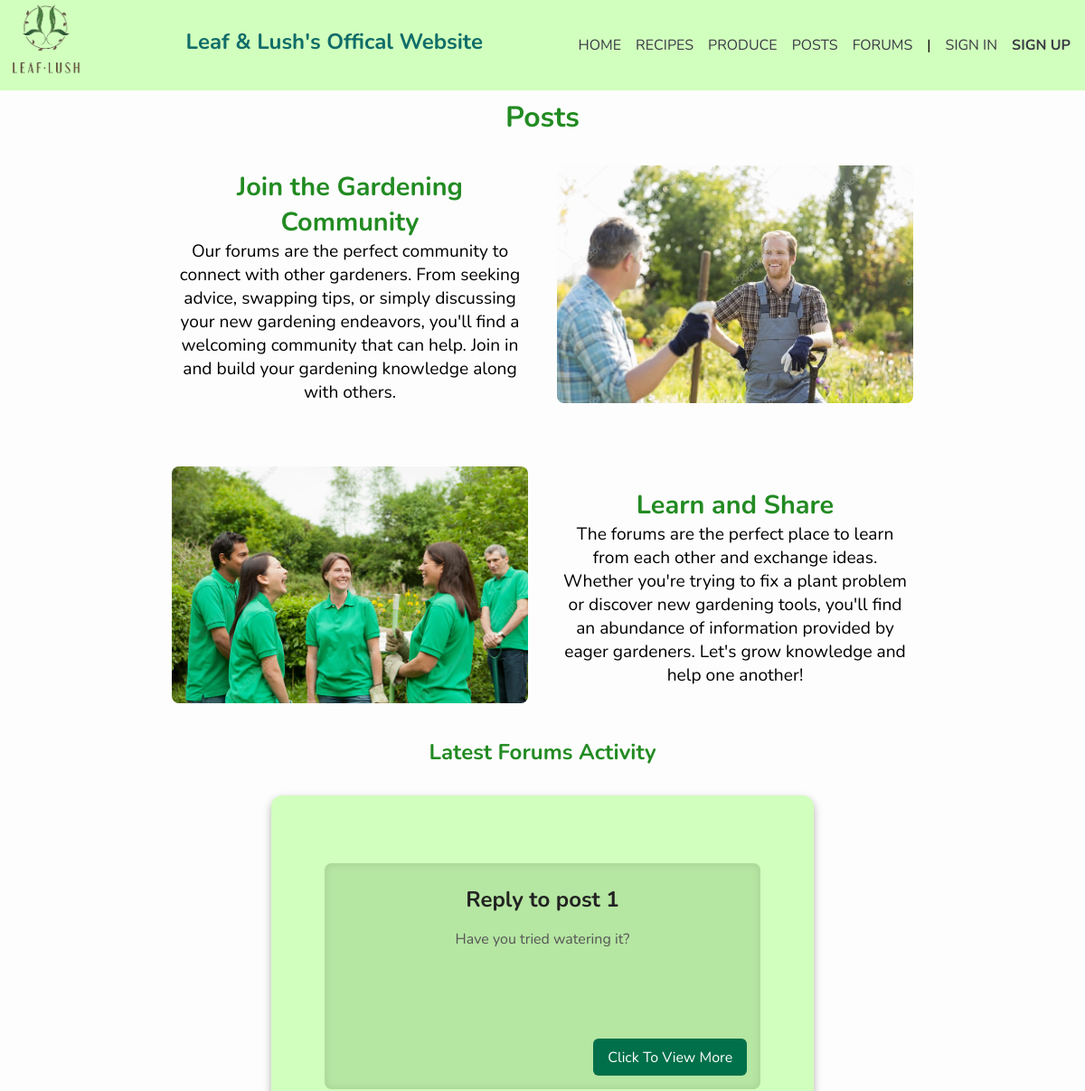
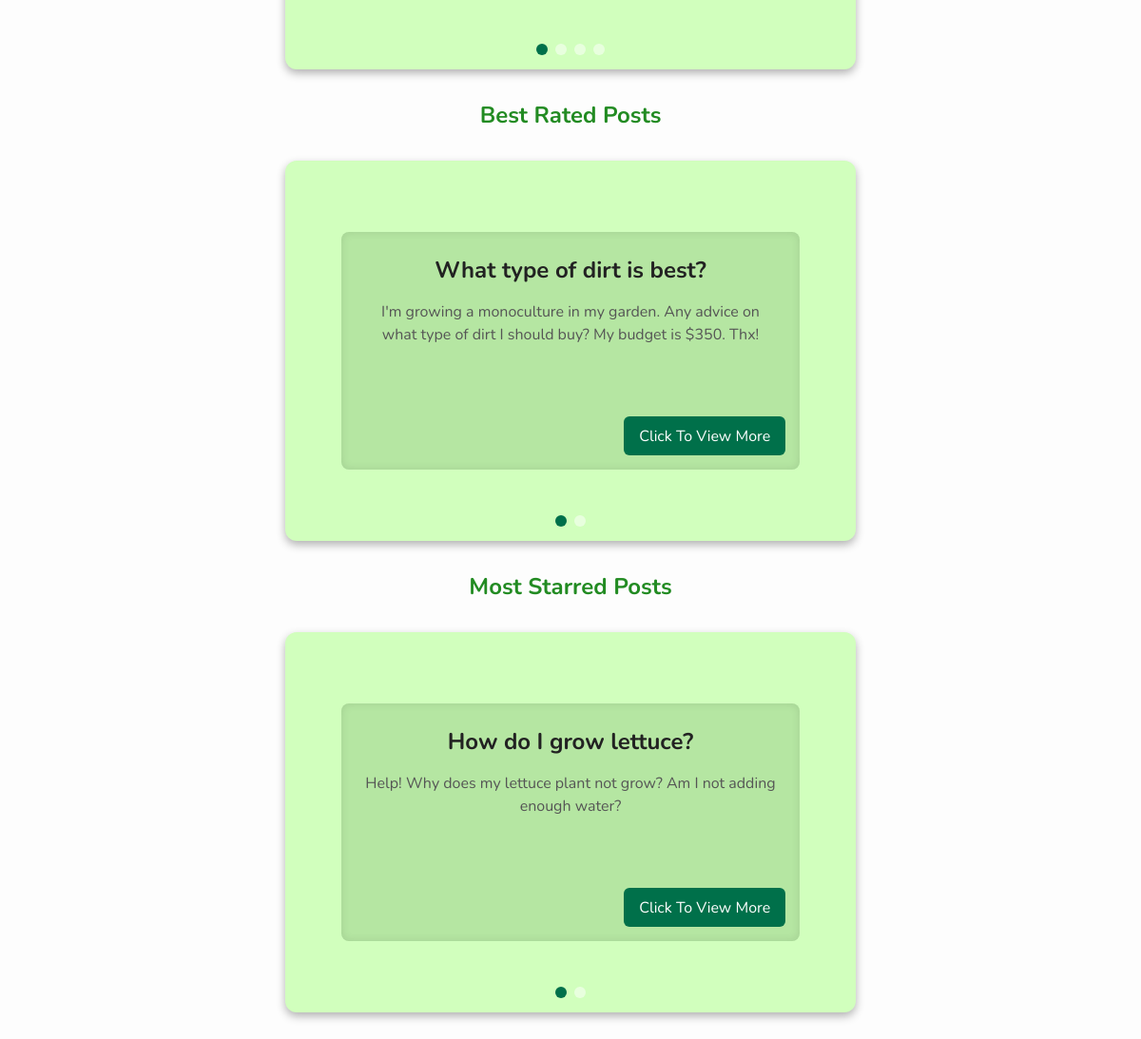
The app's page /latestposts.html with its own data (2 pictures, top to bottom).
### tables this page shows
CREATE TABLE postData (
        postID INTEGER NOT NULL PRIMARY KEY,
        username TEXT NOT NULL,
        title TEXT NOT NULL,
        content TEXT NOT NULL,
        time TEXT NOT NULL DEFAULT CURRENT_TIMESTAMP,
        type TEXT NOT NULL DEFAULT "post",
        reply TEXT DEFAULT "None",
        image TEXT DEFAULT "None",
        price INTEGER DEFAULT 0,
        amount INTEGER DEFAULT 0,
        upVote TEXT DEFAULT "",
        downVote TEXT DEFAULT "",
        loveVote TEXT DEFAULT "",
        funnyVote TEXT DEFAULT "",
        ideaVote TEXT DEFAULT "",
        star TEXT DEFAULT ""
    );

### main.py (the view)
@app.route("/latestposts.html")
def latestposts():
    conn = getDBConnection()
    conn.row_factory = sqlite3.Row
    cur = conn.cursor()
    cur.execute("SELECT * FROM postData WHERE type='post' ORDER BY time DESC LIMIT 10")
    latestRecipes = cur.fetchall()
    cur.execute(
        """
        SELECT *,
               CASE WHEN upVote='' OR upVote IS NULL THEN 0
                    ELSE LENGTH(upVote) - LENGTH(REPLACE(upVote,'-','')) + 1
               END AS upvote_count
        FROM postData
        WHERE type='post'
        AND (reply IS "None" OR reply = '')  -- Exclude posts with a reply
        ORDER BY upvote_count DESC
        LIMIT 10
    """
    )
    bestRed = cur.fetchall()
    cur.execute(
        """
        SELECT *,
               CASE WHEN star='' OR star IS NULL THEN 0
                    ELSE LENGTH(star) - LENGTH(REPLACE(star,'-','')) + 1
               END AS star_count
        FROM postData
        WHERE type='post'
        AND (reply IS "None" OR reply = '')  -- Exclude posts with a reply
        ORDER BY star_count DESC
        LIMIT 10
    """
    )
    mostStar = cur.fetchall()
    conn.close()
    return render_template(
        "latestposts.html",
        latestRecipes=latestRecipes,
        bestRated=bestRed,
        mostLoved=mostStar,
    )

### main.py (called while the page is built)
@app.context_processor
def inject_user():
    user_id = session.get("user_id")
    return dict(userID=user_id)

def getDBConnection():
    conn = sqlite3.connect(DB_PATH)
    conn.row_factory = sqlite3.Row
    return conn

### templates/latestposts.html (shortened to what this page needs)
{% extends 'layout.html' %} {% block content %}
<h1>Posts
  </h1>
    <div class="produce-section">
      <div class="produce-text">
        <h2>Join the Gardening Community</h2>
        <p>
Our forums are the perfect community to connect with other gardeners. From seeking advice, swapping tips, or simply discussing your new gardening endeavors, you'll find a welcoming community that can help. Join in and build your gardening knowledge along with others.
        </p>
      </div>
      <div class="produce-image">
        <img
          src="{{ url_for('static', filename='assets/gardeners2.jpg') }}"
          alt="Fresh Vegetables"
        />
      </div>
    </div>
    <div class="produce-section reverse">
      <div class="produce-text">
        <h2>Learn and Share</h2>
        <p>
The forums are the perfect place to learn from each other and exchange ideas. Whether you're trying to fix a plant problem or discover new gardening tools, you'll find an abundance of information provided by eager gardeners. Let's grow knowledge and help one another!        </p>
      </div>
      <div class="produce-image">
        <img
          src="{{ url_for('static', filename='assets/gardeners1.jpg') }}"
          alt="Fresh Fruits"
        />
      </div>
    </div>
    {% set sliders = [ {'id': 'latestCarousel', 'title': 'Latest Forums Activity',
    'data': latestRecipes}, {'id': 'bestRatedCarousel', 'title': 'Best Rated
    Posts', 'data': bestRated}, {'id': 'mostLovedCarousel', 'title': 'Most
    Starred Posts', 'data': mostLoved} ] %} {% for slider in sliders %}
    <div class="carousel-container">
      <h2>{{ slider.title }}</h2>
      <div class="carousel" id="{{ slider.id }}">
        <div class="carousel-images">
          {% for recipe in slider.data %}
          <div class="carousel-slide">
            <div class="text-box">
              <h3 class="recipe-title">{{ recipe.title }}</h3>
              {% set words = recipe.content.split() %}
              <p class="recipe-preview">
                {{ words[:40]|join(' ') }}
              </p>
              <a
                href="{{ url_for('posts', postID=recipe.postID) }}"
                class="nav-btn"
              >
                Click To View More
              </a>
            </div>
          </div>
          {% endfor %}
        </div>
        <div class="dots"></div>
      </div>
    </div>
    {% endfor %}
    {% endblock %}

### static/css/style.css (style rules this page uses)
* { margin: 0; padding: 0; box-sizing: border-box; }
h1 { text-align: center; color: #228B22 }
body { background: #fdfdfd; font-family: "Nunito", sans-serif; font-size: 1rem; }

### templates/latestposts.html (style rules this page uses)
h2 { text-align: center; color: #228b22; }
.carousel { position: relative; width: 600px; height: 300px; overflow: hidden; border-radius: 12px; box-shadow: 0 4px 10px rgba(0, 0, 0, 0.3); margin: 2rem auto; background: #d1ffbd; }
.carousel-images { display: flex; width: 100%; height: 100%; transition: transform 0.5s ease-in-out; }
.carousel-slide { position: relative; flex-shrink: 0; width: 100%; height: 100%; padding: 2rem; display: flex; align-items: center; justify-content: center; }
.text-box { width: 90%; max-width: 550px; height: 100%; max-height: 250px; background: #b5e6a2; border-radius: 8px; padding: 1.5rem; box-shadow: inset 0 0 10px rgba(0, 0, 0, 0.1); position: relative; overflow-y: auto; }
.recipe-title { font-size: 1.5rem; margin-bottom: 1rem; color: #222; word-wrap: break-word; }
.recipe-preview { font-size: 1rem; color: #555; line-height: 1.5; margin-bottom: 2rem; word-wrap: break-word; }
.nav-btn { position: absolute; bottom: 15px; right: 15px; background: #00704a; color: white; padding: 0.6rem 1rem; border-radius: 6px; text-decoration: none; transition: background 0.3s; }
.dots { position: absolute; bottom: 15px; left: 50%; transform: translateX(-50%); display: flex; gap: 8px; }
.produce-section { display: flex; align-items: center; justify-content: center; gap: 2rem; padding: 2rem; }
.produce-section.reverse { flex-direction: row-reverse; }
.produce-text { flex: 1; font-size: 1.2rem; }
.produce-image { flex: 1; }
.produce-image img { width: 100%; height: auto; border-radius: 8px; }
.carousel { position: relative; width: 600px; height: 400px; overflow: hidden; border-radius: 12px; box-shadow: 0 4px 10px rgba(0, 0, 0, 0.3); margin: 2rem auto; }

### records on screen
postData: title "Reply to post 1", content "Have you tried watering it?"
postData: title "What type of dirt is best?", content "I'm growing a monoculture in my garden. Any advice on what type of dirt I should buy? My budget is $350. Thx!"
postData: title "How do I grow lettuce?", content "Help! Why does my lettuce plant not grow? Am I not adding enough water?"

### other values on screen
{{ slider.title }} "Latest Forums Activity" "Best Rated Posts" "Most Starred Posts"
